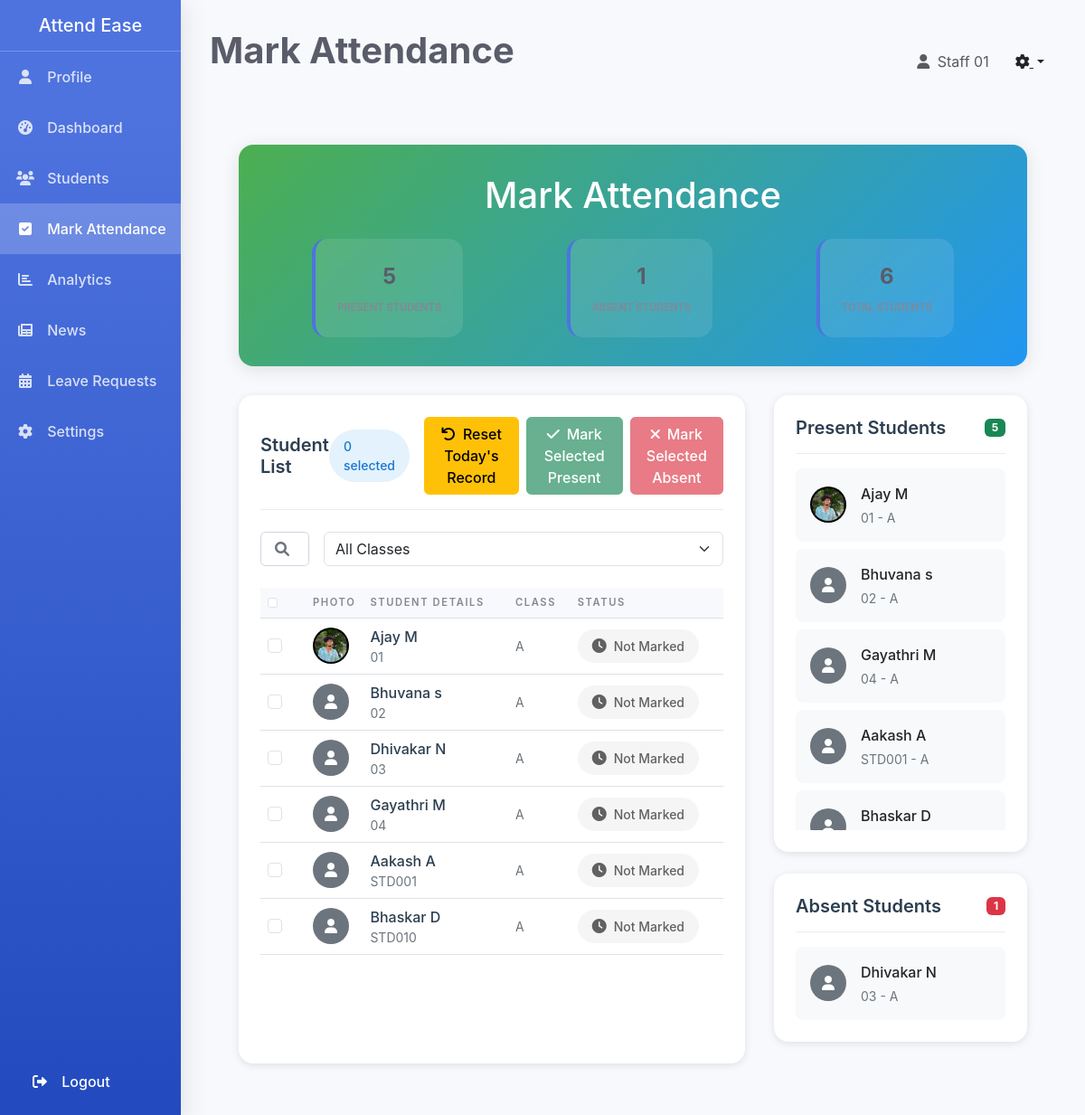
Page /admin-panel/admin-panel/attendance/mark/ (signed in) on the committed database.
### attendance_core/models.py (models this page shows, shortened)
class StudentProfile(models.Model):
    user = models.OneToOneField(User, on_delete=models.CASCADE, related_name='student_profile')
    student_id = models.CharField(max_length=20, unique=True)
    roll_number = models.CharField(max_length=20, unique=True, null=True, blank=True)
    class_section = models.CharField(max_length=50)
    profile_picture = models.ImageField(upload_to='profile_pictures/', null=True, blank=True)
    phone = models.CharField(max_length=15, null=True, blank=True)
    address = models.TextField(null=True, blank=True)
    emergency_contact = models.CharField(max_length=100, null=True, blank=True)
    parent_phone = models.CharField(max_length=15, null=True, blank=True, verbose_name="Parent's Phone Number")
    email_notifications = models.BooleanField(default=True)
    sms_notifications = models.BooleanField(default=False)
    leave_request_notifications = models.BooleanField(default=True)
    news_notifications = models.BooleanField(default=True)
    show_profile = models.BooleanField(default=True)
    show_attendance = models.BooleanField(default=False)
    show_contact = models.BooleanField(default=False)
    created_at = models.DateTimeField(default=timezone.now)
    updated_at = models.DateTimeField(auto_now=True)

### attendance_core/views.py (the view, shortened to what this page needs)
# urls.py: path('admin-panel/attendance/mark/', views.mark_attendance, name='mark_attendance'),
@login_required
@user_passes_test(is_admin)
def mark_attendance(request):
    today = timezone.now().date()
    students = StudentProfile.objects.all()
    class_sections = StudentProfile.objects.values_list('class_section', flat=True).distinct()
    today_attendance = {}
    for student in students:
        attendance = Attendance.objects.filter(student=student, date=today).first()
        today_attendance[student.id] = attendance
    present_students = StudentProfile.objects.filter(
        attendance__date=today,
        attendance__status=True,
        attendance__edited=True
    ).distinct()
    absent_students = StudentProfile.objects.filter(
        attendance__date=today,
        attendance__status=False,
        attendance__edited=True
    ).distinct()
    context = {
        'students': students,
        'today': today,
        'today_attendance': today_attendance,
        'class_sections': class_sections,
        'present_students': present_students,
        'absent_students': absent_students,
        'is_attendance_marked': Attendance.objects.filter(date=today, edited=True).exists()
    }
    return render(request, 'attendance_core/admin/mark_attendance.html', context)

### attendance_core/templates/attendance_core/admin/mark_attendance.html (shortened to what this page needs)
{% extends 'attendance_core/base.html' %}
{% block page_title %}Mark Attendance{% endblock %}
{% block content %}
<div class="attendance-container">
    <div class="attendance-header">
        <h1 class="text-center mb-4">Mark Attendance</h1>
        <div class="attendance-stats">
            <div class="stat-card">
                <div class="stat-value" id="presentCount">{{ present_students.count }}</div>
                <div class="stat-label">Present Students</div>
            </div>
            <div class="stat-card">
                <div class="stat-value" id="absentCount">{{ absent_students.count }}</div>
                <div class="stat-label">Absent Students</div>
            </div>
            <div class="stat-card">
                <div class="stat-value" id="totalCount">{{ students.count }}</div>
                <div class="stat-label">Total Students</div>
            </div>
        </div>
    </div>
    <div class="attendance-content">
        <div class="attendance-card">
            <div class="attendance-card-header">
                <h2 class="attendance-card-title">Student List</h2>
                <div class="d-flex align-items-center gap-3">
                    <span class="selected-count" id="selectedCount">0 selected</span>
                    <div class="d-flex gap-2">
                        <button type="button" class="btn btn-warning" id="resetBtn">
                            <i class="fas fa-undo me-2"></i>Reset Today's Record
                        </button>
                        <button type="button" class="btn btn-success" id="markPresentBtn" disabled>
                            <i class="fas fa-check me-2"></i>Mark Selected Present
                        </button>
                        <button type="button" class="btn btn-danger" id="markAbsentBtn" disabled>
                            <i class="fas fa-times me-2"></i>Mark Selected Absent
                        </button>
                    </div>
                </div>
            </div>
            <div class="search-filter-container">
                <div class="search-box">
                    <i class="fas fa-search"></i>
                    <input type="text" class="form-control" id="searchInput" placeholder="Search students...">
                </div>
                <select class="form-select class-filter" id="classFilter">
                    <option value="">All Classes</option>
                </select>
            </div>
            <div class="table-responsive">
                <table class="table table-hover">
                    <thead>
                        <tr>
                            <th style="width: 50px;">
                                <input type="checkbox" class="form-check-input" id="selectAll">
                            </th>
                            <th style="width: 50px;">Photo</th>
                            <th>Student Details</th>
                            <th>Class</th>
                            <th>Status</th>
                        </tr>
                    </thead>
                    <tbody>
                        {% for student in students %}
                        <tr class="student-row" data-student-id="{{ student.id }}">
                            <td>
                                <input type="checkbox" class="form-check-input student-checkbox" name="selected_students[]" value="{{ student.id }}">
                            </td>
                            <td>
                                {% if student.profile_picture %}
                                <img src="{{ student.profile_picture.url }}" alt="{{ student.user.get_full_name }}" class="student-avatar">
                                {% else %}
                                <div class="student-avatar bg-secondary text-white d-flex align-items-center justify-content-center">
                                    <i class="fas fa-user"></i>
                                </div>
                                {% endif %}
                            </td>
                            <td>
                                <div class="student-details">
                                    <div class="student-name">{{ student.user.get_full_name }}</div>
                                    <div class="student-id">{{ student.student_id }}</div>
                                </div>
                            </td>
                            <td>
                                <div class="student-class">{{ student.class_section }}</div>
                            </td>
                            <td>
                                {% if today_attendance.student.id %}
                                <span class="status-badge status-{{ today_attendance.student.id.status|yesno:'present,absent' }}">
                                    <i class="fas fa-{{ today_attendance.student.id.status|yesno:'check,times' }} status-icon"></i>
                                    {{ today_attendance.student.id.status|yesno:'Present,Absent' }}
                                </span>
                                {% else %}
                                <span class="status-badge status-not-marked">
                                    <i class="fas fa-clock status-icon"></i>
                                    Not Marked
                                </span>
                                {% endif %}
                            </td>
                        </tr>
                        {% endfor %}
                    </tbody>
                </table>
            </div>
        </div>
        <div>
            <div class="summary-card">
                <div class="summary-card-header">
                    <h3 class="attendance-card-title">Present Students</h3>
                    <span class="badge bg-success" id="presentBadge">{{ present_students.count }}</span>
                </div>
                <div class="summary-list" id="presentStudentsList">
                    {% for student in present_students %}
                    <div class="summary-item" data-student-id="{{ student.id }}">
                        {% if student.profile_picture %}
                        <img src="{{ student.profile_picture.url }}" alt="{{ student.user.get_full_name }}" class="summary-avatar">
                        {% else %}
                        <div class="summary-avatar bg-secondary text-white d-flex align-items-center justify-content-center">
                            <i class="fas fa-user"></i>
                        </div>
                        {% endif %}
                        <div class="summary-info">
                            <div class="summary-name">{{ student.user.get_full_name }}</div>
                            <div class="summary-details">{{ student.student_id }} - {{ student.class_section }}</div>
                        </div>
                    </div>
                    {% empty %}
                    <div class="text-center text-muted">No students marked present</div>
                    {% endfor %}
                </div>
            </div>
            <div class="summary-card">
                <div class="summary-card-header">
                    <h3 class="attendance-card-title">Absent Students</h3>
                    <span class="badge bg-danger" id="absentBadge">{{ absent_students.count }}</span>
                </div>
                <div class="summary-list" id="absentStudentsList">
                    {% for student in absent_students %}
                    <div class="summary-item" data-student-id="{{ student.id }}">
                        {% if student.profile_picture %}
                        <img src="{{ student.profile_picture.url }}" alt="{{ student.user.get_full_name }}" class="summary-avatar">
                        {% else %}
                        <div class="summary-avatar bg-secondary text-white d-flex align-items-center justify-content-center">
                            <i class="fas fa-user"></i>
                        </div>
                        {% endif %}
                        <div class="summary-info">
                            <div class="summary-name">{{ student.user.get_full_name }}</div>
                            <div class="summary-details">{{ student.student_id }} - {{ student.class_section }}</div>
                        </div>
                    </div>
                    {% empty %}
                    <div class="text-center text-muted">No students marked absent</div>
                    {% endfor %}
                </div>
            </div>
        </div>
    </div>
</div>
{% endblock %}

### attendance_core/templates/attendance_core/base.html (shortened to what this page needs)
<!DOCTYPE html>
<html lang="en">
<head>
    <link href="https://cdn.jsdelivr.net/npm/bootstrap@5.3.0/dist/css/bootstrap.min.css" rel="stylesheet">
    <link href="https://cdnjs.cloudflare.com/ajax/libs/font-awesome/6.0.0/css/all.min.css" rel="stylesheet">
</head>
<body>
    <div class="container-fluid">
        <div class="row">
            <div class="col-md-3 col-lg-2 sidebar">
                <div class="d-flex flex-column h-100">
                    <div class="p-3 text-center">
                        <h5 class="text-white mb-0">Attend Ease</h5>
                    </div>
                    <hr class="border-light my-0">
                    {% if user.is_staff %}
                        <div class="d-flex flex-column">
                            <a href="{% url 'admin_profile' %}" class="nav-link {% if request.resolver_match.url_name == 'admin_profile' %}active{% endif %}">
                                <i class="fas fa-user"></i> Profile
                            </a>
                            <a href="{% url 'admin_dashboard' %}" class="nav-link {% if request.resolver_match.url_name == 'admin_dashboard' %}active{% endif %}">
                                <i class="fas fa-tachometer-alt"></i> Dashboard
                            </a>
                            <a href="{% url 'student_management' %}" class="nav-link {% if request.resolver_match.url_name == 'student_management' %}active{% endif %}">
                                <i class="fas fa-users"></i> Students
                            </a>
                            <a href="{% url 'mark_attendance' %}" class="nav-link {% if request.resolver_match.url_name == 'mark_attendance' %}active{% endif %}">
                                <i class="fas fa-check-square"></i> Mark Attendance
                            </a>
                            <a href="{% url 'attendance_analytics' %}" class="nav-link {% if request.resolver_match.url_name == 'attendance_analytics' %}active{% endif %}">
                                <i class="fas fa-chart-bar"></i> Analytics
                            </a>
                            <a href="{% url 'manage_news' %}" class="nav-link {% if request.resolver_match.url_name == 'manage_news' %}active{% endif %}">
                                <i class="fas fa-newspaper"></i> News
                            </a>
                            <a href="{% url 'manage_leave_requests' %}" class="nav-link {% if request.resolver_match.url_name == 'manage_leave_requests' %}active{% endif %}">
                                <i class="fas fa-calendar-alt"></i> Leave Requests
                            </a>
                            <a href="{% url 'admin_settings' %}" class="nav-link {% if request.resolver_match.url_name == 'admin_settings' %}active{% endif %}">
                                <i class="fas fa-cog"></i> Settings
                            </a>
                        </div>
                    {% endif %}
                    <div class="mt-auto p-3">
                        <a href="{% url 'logout' %}" class="nav-link text-white">
                            <i class="fas fa-sign-out-alt"></i> Logout
                        </a>
                    </div>
                </div>
            </div>
            <div class="col-md-9 col-lg-10 main-content">
                <div class="d-flex justify-content-between align-items-center mb-4">
                    <h1 class="page-title">{% block page_title %}{% endblock %}</h1>
                    <div class="d-flex align-items-center">
                        <span class="me-3 text-muted">
                            <i class="fas fa-user me-1"></i>
                            {{ user.get_full_name|default:user.username }}
                        </span>
                        <div class="dropdown">
                            <button class="btn btn-link text-dark dropdown-toggle" type="button" id="userDropdown" data-bs-toggle="dropdown" aria-expanded="false">
                                <i class="fas fa-cog"></i>
                            </button>
                        </div>
                    </div>
                </div>
                {% block content %}{% endblock %}
            </div>
        </div>
    </div>
</body>
</html>

### rows in the picture
StudentProfile: profile_picture (picture), user.get_full_name "Ajay M", student_id "01", class_section "A"
StudentProfile: user.get_full_name "Bhuvana s", student_id "02", class_section "A"
StudentProfile: user.get_full_name "Dhivakar N", student_id "03", class_section "A"
StudentProfile: user.get_full_name "Gayathri M", student_id "04", class_section "A"
StudentProfile: user.get_full_name "Aakash A", student_id "STD001", class_section "A"
StudentProfile: user.get_full_name "Bhaskar D", student_id "STD010", class_section "A"

### other values in the picture
{{ user.get_full_name|default:user.username }} "Staff 01"
{{ present_students.count }} "5"
{{ absent_students.count }} "1"
{{ students.count }} "6"
